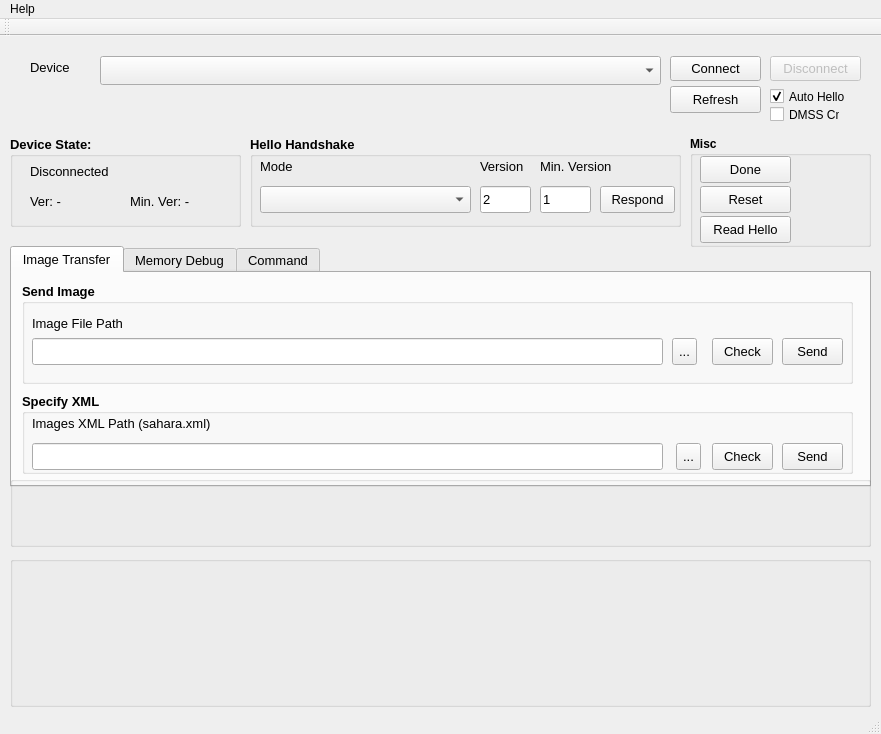
<?xml version="1.0" encoding="UTF-8"?>
<ui version="4.0">
 <class>SaharaWindow</class>
 <widget class="QMainWindow" name="SaharaWindow">
  <property name="geometry">
   <rect>
    <x>0</x>
    <y>0</y>
    <width>881</width>
    <height>734</height>
   </rect>
  </property>
  <property name="sizePolicy">
   <sizepolicy hsizetype="Preferred" vsizetype="Fixed">
    <horstretch>0</horstretch>
    <verstretch>0</verstretch>
   </sizepolicy>
  </property>
  <property name="minimumSize">
   <size>
    <width>881</width>
    <height>734</height>
   </size>
  </property>
  <property name="maximumSize">
   <size>
    <width>881</width>
    <height>734</height>
   </size>
  </property>
  <property name="windowTitle">
   <string>Sahara - OpenPST</string>
  </property>
  <widget class="QWidget" name="centralWidget">
   <widget class="QTabWidget" name="mainTabSet">
    <property name="enabled">
     <bool>true</bool>
    </property>
    <property name="geometry">
     <rect>
      <x>10</x>
      <y>210</y>
      <width>861</width>
      <height>241</height>
     </rect>
    </property>
    <property name="font">
     <font>
      <pointsize>10</pointsize>
     </font>
    </property>
    <property name="currentIndex">
     <number>0</number>
    </property>
    <property name="documentMode">
     <bool>false</bool>
    </property>
    <widget class="QWidget" name="tab">
     <attribute name="title">
      <string>Image Transfer</string>
     </attribute>
     <widget class="QGroupBox" name="sendImageGroupBox">
      <property name="geometry">
       <rect>
        <x>10</x>
        <y>10</y>
        <width>831</width>
        <height>101</height>
       </rect>
      </property>
      <property name="font">
       <font>
        <weight>75</weight>
        <bold>true</bold>
       </font>
      </property>
      <property name="title">
       <string>Send Image</string>
      </property>
      <widget class="QPushButton" name="sendImageButton">
       <property name="geometry">
        <rect>
         <x>760</x>
         <y>55</y>
         <width>61</width>
         <height>27</height>
        </rect>
       </property>
       <property name="font">
        <font>
         <pointsize>10</pointsize>
         <weight>50</weight>
         <bold>false</bold>
        </font>
       </property>
       <property name="text">
        <string>Send</string>
       </property>
      </widget>
      <widget class="QLineEdit" name="sendImageFileValue">
       <property name="geometry">
        <rect>
         <x>10</x>
         <y>55</y>
         <width>631</width>
         <height>27</height>
        </rect>
       </property>
       <property name="font">
        <font>
         <pointsize>10</pointsize>
         <weight>50</weight>
         <bold>false</bold>
        </font>
       </property>
      </widget>
      <widget class="QToolButton" name="sendImageFileBrowseButton">
       <property name="geometry">
        <rect>
         <x>650</x>
         <y>55</y>
         <width>25</width>
         <height>27</height>
        </rect>
       </property>
       <property name="font">
        <font>
         <pointsize>10</pointsize>
         <weight>50</weight>
         <bold>false</bold>
        </font>
       </property>
       <property name="text">
        <string>...</string>
       </property>
      </widget>
      <widget class="QPushButton" name="sendImageCheckButton">
       <property name="geometry">
        <rect>
         <x>690</x>
         <y>55</y>
         <width>61</width>
         <height>27</height>
        </rect>
       </property>
       <property name="font">
        <font>
         <pointsize>10</pointsize>
         <weight>50</weight>
         <bold>false</bold>
        </font>
       </property>
       <property name="text">
        <string>Check</string>
       </property>
      </widget>
      <widget class="QLabel" name="sendImageFileLabel">
       <property name="geometry">
        <rect>
         <x>10</x>
         <y>30</y>
         <width>121</width>
         <height>21</height>
        </rect>
       </property>
       <property name="font">
        <font>
         <weight>50</weight>
         <bold>false</bold>
        </font>
       </property>
       <property name="text">
        <string>Image File Path</string>
       </property>
      </widget>
     </widget>
     <widget class="QGroupBox" name="sendImageXmlGroupBox">
      <property name="geometry">
       <rect>
        <x>10</x>
        <y>120</y>
        <width>831</width>
        <height>81</height>
       </rect>
      </property>
      <property name="font">
       <font>
        <weight>75</weight>
        <bold>true</bold>
       </font>
      </property>
      <property name="acceptDrops">
       <bool>false</bool>
      </property>
      <property name="title">
       <string>Specify XML </string>
      </property>
      <widget class="QLineEdit" name="sendImageXmlPathValue">
       <property name="geometry">
        <rect>
         <x>10</x>
         <y>50</y>
         <width>631</width>
         <height>27</height>
        </rect>
       </property>
       <property name="font">
        <font>
         <pointsize>10</pointsize>
         <weight>50</weight>
         <bold>false</bold>
        </font>
       </property>
      </widget>
      <widget class="QToolButton" name="sendImageXmlBrowseButton">
       <property name="geometry">
        <rect>
         <x>654</x>
         <y>50</y>
         <width>25</width>
         <height>27</height>
        </rect>
       </property>
       <property name="font">
        <font>
         <pointsize>10</pointsize>
         <weight>50</weight>
         <bold>false</bold>
        </font>
       </property>
       <property name="text">
        <string>...</string>
       </property>
      </widget>
      <widget class="QPushButton" name="sendImageXmlCheckButton">
       <property name="geometry">
        <rect>
         <x>690</x>
         <y>50</y>
         <width>61</width>
         <height>27</height>
        </rect>
       </property>
       <property name="font">
        <font>
         <pointsize>10</pointsize>
         <weight>50</weight>
         <bold>false</bold>
        </font>
       </property>
       <property name="text">
        <string>Check</string>
       </property>
      </widget>
      <widget class="QLabel" name="sendImageFileLabel_2">
       <property name="geometry">
        <rect>
         <x>10</x>
         <y>20</y>
         <width>361</width>
         <height>21</height>
        </rect>
       </property>
       <property name="font">
        <font>
         <weight>50</weight>
         <bold>false</bold>
        </font>
       </property>
       <property name="text">
        <string>Images XML Path (sahara.xml)</string>
       </property>
      </widget>
      <widget class="QPushButton" name="sendImageXmlButton">
       <property name="geometry">
        <rect>
         <x>760</x>
         <y>50</y>
         <width>61</width>
         <height>27</height>
        </rect>
       </property>
       <property name="font">
        <font>
         <pointsize>10</pointsize>
         <weight>50</weight>
         <bold>false</bold>
        </font>
       </property>
       <property name="text">
        <string>Send</string>
       </property>
      </widget>
     </widget>
    </widget>
    <widget class="QWidget" name="saharaMemoryTab">
     <attribute name="title">
      <string>Memory Debug</string>
     </attribute>
     <widget class="QGroupBox" name="memoryReadGroupBox">
      <property name="geometry">
       <rect>
        <x>10</x>
        <y>10</y>
        <width>241</width>
        <height>191</height>
       </rect>
      </property>
      <property name="font">
       <font>
        <weight>75</weight>
        <bold>true</bold>
       </font>
      </property>
      <property name="title">
       <string>Memory Read</string>
      </property>
      <widget class="QLineEdit" name="memoryReadAddressValue">
       <property name="geometry">
        <rect>
         <x>80</x>
         <y>25</y>
         <width>140</width>
         <height>27</height>
        </rect>
       </property>
       <property name="font">
        <font>
         <weight>50</weight>
         <bold>false</bold>
        </font>
       </property>
       <property name="text">
        <string>0x00000000</string>
       </property>
      </widget>
      <widget class="QLabel" name="memoryReadAddressLabel">
       <property name="geometry">
        <rect>
         <x>10</x>
         <y>25</y>
         <width>71</width>
         <height>27</height>
        </rect>
       </property>
       <property name="font">
        <font>
         <weight>50</weight>
         <bold>false</bold>
        </font>
       </property>
       <property name="text">
        <string>Address</string>
       </property>
      </widget>
      <widget class="QLabel" name="memoryReadSizeLabel">
       <property name="geometry">
        <rect>
         <x>10</x>
         <y>60</y>
         <width>71</width>
         <height>27</height>
        </rect>
       </property>
       <property name="font">
        <font>
         <weight>50</weight>
         <bold>false</bold>
        </font>
       </property>
       <property name="text">
        <string>Size</string>
       </property>
      </widget>
      <widget class="QLineEdit" name="memoryReadSizeValue">
       <property name="geometry">
        <rect>
         <x>80</x>
         <y>60</y>
         <width>141</width>
         <height>27</height>
        </rect>
       </property>
       <property name="font">
        <font>
         <weight>50</weight>
         <bold>false</bold>
        </font>
       </property>
       <property name="text">
        <string>0</string>
       </property>
      </widget>
      <widget class="QPushButton" name="memoryReadButton">
       <property name="geometry">
        <rect>
         <x>130</x>
         <y>110</y>
         <width>71</width>
         <height>27</height>
        </rect>
       </property>
       <property name="font">
        <font>
         <weight>50</weight>
         <bold>false</bold>
        </font>
       </property>
       <property name="text">
        <string>Read</string>
       </property>
      </widget>
      <widget class="QCheckBox" name="memoryReadIs64bit">
       <property name="enabled">
        <bool>false</bool>
       </property>
       <property name="geometry">
        <rect>
         <x>30</x>
         <y>110</y>
         <width>71</width>
         <height>21</height>
        </rect>
       </property>
       <property name="font">
        <font>
         <weight>50</weight>
         <bold>false</bold>
        </font>
       </property>
       <property name="text">
        <string>64bit</string>
       </property>
      </widget>
     </widget>
     <widget class="QGroupBox" name="debugMemoryLocationsGroupBox">
      <property name="geometry">
       <rect>
        <x>260</x>
        <y>10</y>
        <width>591</width>
        <height>191</height>
       </rect>
      </property>
      <property name="font">
       <font>
        <weight>75</weight>
        <bold>true</bold>
       </font>
      </property>
      <property name="title">
       <string>Debug Memory Locations</string>
      </property>
      <widget class="QTableWidget" name="debugMemoryLocationsTable">
       <property name="enabled">
        <bool>true</bool>
       </property>
       <property name="geometry">
        <rect>
         <x>10</x>
         <y>20</y>
         <width>571</width>
         <height>161</height>
        </rect>
       </property>
       <property name="editTriggers">
        <set>QAbstractItemView::NoEditTriggers</set>
       </property>
       <property name="wordWrap">
        <bool>true</bool>
       </property>
       <attribute name="horizontalHeaderStretchLastSection">
        <bool>false</bool>
       </attribute>
       <attribute name="verticalHeaderHighlightSections">
        <bool>true</bool>
       </attribute>
       <attribute name="verticalHeaderShowSortIndicator" stdset="0">
        <bool>false</bool>
       </attribute>
       <attribute name="verticalHeaderStretchLastSection">
        <bool>false</bool>
       </attribute>
       <column>
        <property name="text">
         <string>Name</string>
        </property>
        <property name="toolTip">
         <string extracomment="The name of the memory segment"/>
        </property>
       </column>
       <column>
        <property name="text">
         <string>File Name</string>
        </property>
        <property name="toolTip">
         <string extracomment="The designated file name"/>
        </property>
       </column>
       <column>
        <property name="text">
         <string>Address</string>
        </property>
        <property name="toolTip">
         <string extracomment="The starting physical address in memory"/>
        </property>
       </column>
       <column>
        <property name="text">
         <string>Size</string>
        </property>
        <property name="toolTip">
         <string extracomment="The size of the memory segment"/>
        </property>
       </column>
      </widget>
     </widget>
    </widget>
    <widget class="QWidget" name="saharaCommandTab">
     <attribute name="title">
      <string>Command</string>
     </attribute>
     <widget class="QGroupBox" name="clientCommandGroupBox">
      <property name="geometry">
       <rect>
        <x>10</x>
        <y>10</y>
        <width>401</width>
        <height>91</height>
       </rect>
      </property>
      <property name="font">
       <font>
        <weight>75</weight>
        <bold>true</bold>
       </font>
      </property>
      <property name="title">
       <string>Command</string>
      </property>
      <widget class="QComboBox" name="clientCommandValue">
       <property name="enabled">
        <bool>true</bool>
       </property>
       <property name="geometry">
        <rect>
         <x>10</x>
         <y>40</y>
         <width>291</width>
         <height>27</height>
        </rect>
       </property>
       <property name="font">
        <font>
         <pointsize>10</pointsize>
         <weight>50</weight>
         <bold>false</bold>
        </font>
       </property>
       <property name="editable">
        <bool>false</bool>
       </property>
      </widget>
      <widget class="QPushButton" name="clientCommandButton">
       <property name="geometry">
        <rect>
         <x>310</x>
         <y>40</y>
         <width>81</width>
         <height>27</height>
        </rect>
       </property>
       <property name="font">
        <font>
         <pointsize>10</pointsize>
         <weight>50</weight>
         <bold>false</bold>
        </font>
       </property>
       <property name="text">
        <string>Send</string>
       </property>
      </widget>
     </widget>
     <widget class="QGroupBox" name="clientCommandGroupBox_2">
      <property name="geometry">
       <rect>
        <x>420</x>
        <y>10</y>
        <width>421</width>
        <height>91</height>
       </rect>
      </property>
      <property name="font">
       <font>
        <weight>75</weight>
        <bold>true</bold>
       </font>
      </property>
      <property name="title">
       <string>Switch Mode</string>
      </property>
      <widget class="QPushButton" name="switchModeButton">
       <property name="geometry">
        <rect>
         <x>310</x>
         <y>40</y>
         <width>101</width>
         <height>27</height>
        </rect>
       </property>
       <property name="font">
        <font>
         <pointsize>10</pointsize>
         <weight>50</weight>
         <bold>false</bold>
        </font>
       </property>
       <property name="text">
        <string>Switch Mode</string>
       </property>
      </widget>
      <widget class="QComboBox" name="switchModeValue">
       <property name="enabled">
        <bool>true</bool>
       </property>
       <property name="geometry">
        <rect>
         <x>10</x>
         <y>40</y>
         <width>291</width>
         <height>27</height>
        </rect>
       </property>
       <property name="font">
        <font>
         <pointsize>10</pointsize>
         <weight>50</weight>
         <bold>false</bold>
        </font>
       </property>
       <property name="editable">
        <bool>false</bool>
       </property>
      </widget>
     </widget>
    </widget>
   </widget>
   <widget class="QWidget" name="deviceContainer" native="true">
    <property name="geometry">
     <rect>
      <x>10</x>
      <y>10</y>
      <width>861</width>
      <height>75</height>
     </rect>
    </property>
    <widget class="QPushButton" name="portDisconnectButton">
     <property name="enabled">
      <bool>false</bool>
     </property>
     <property name="geometry">
      <rect>
       <x>760</x>
       <y>10</y>
       <width>91</width>
       <height>25</height>
      </rect>
     </property>
     <property name="font">
      <font>
       <pointsize>10</pointsize>
      </font>
     </property>
     <property name="text">
      <string>Disconnect</string>
     </property>
    </widget>
    <widget class="QPushButton" name="portRefreshButton">
     <property name="geometry">
      <rect>
       <x>660</x>
       <y>40</y>
       <width>91</width>
       <height>27</height>
      </rect>
     </property>
     <property name="font">
      <font>
       <pointsize>10</pointsize>
      </font>
     </property>
     <property name="text">
      <string>Refresh</string>
     </property>
    </widget>
    <widget class="QPushButton" name="portConnectButton">
     <property name="geometry">
      <rect>
       <x>660</x>
       <y>10</y>
       <width>91</width>
       <height>25</height>
      </rect>
     </property>
     <property name="font">
      <font>
       <pointsize>10</pointsize>
      </font>
     </property>
     <property name="text">
      <string>Connect</string>
     </property>
    </widget>
    <widget class="QComboBox" name="portList">
     <property name="geometry">
      <rect>
       <x>90</x>
       <y>10</y>
       <width>561</width>
       <height>29</height>
      </rect>
     </property>
     <property name="font">
      <font>
       <pointsize>10</pointsize>
      </font>
     </property>
     <property name="editable">
      <bool>false</bool>
     </property>
    </widget>
    <widget class="QLabel" name="portListLabel">
     <property name="geometry">
      <rect>
       <x>20</x>
       <y>6</y>
       <width>64</width>
       <height>31</height>
      </rect>
     </property>
     <property name="font">
      <font>
       <pointsize>10</pointsize>
      </font>
     </property>
     <property name="text">
      <string>Device</string>
     </property>
    </widget>
    <widget class="QCheckBox" name="autoHelloCheckbox">
     <property name="geometry">
      <rect>
       <x>760</x>
       <y>40</y>
       <width>91</width>
       <height>21</height>
      </rect>
     </property>
     <property name="text">
      <string>Auto Hello</string>
     </property>
     <property name="checked">
      <bool>true</bool>
     </property>
    </widget>
    <widget class="QCheckBox" name="DMSScheckBox">
     <property name="geometry">
      <rect>
       <x>760</x>
       <y>60</y>
       <width>70</width>
       <height>17</height>
      </rect>
     </property>
     <property name="text">
      <string>DMSS Cmd</string>
     </property>
    </widget>
   </widget>
   <widget class="QGroupBox" name="miscGroupBox">
    <property name="geometry">
     <rect>
      <x>690</x>
      <y>100</y>
      <width>181</width>
      <height>111</height>
     </rect>
    </property>
    <property name="font">
     <font>
      <weight>75</weight>
      <bold>true</bold>
     </font>
    </property>
    <property name="title">
     <string>Misc</string>
    </property>
    <widget class="QPushButton" name="resetButton">
     <property name="geometry">
      <rect>
       <x>10</x>
       <y>50</y>
       <width>91</width>
       <height>27</height>
      </rect>
     </property>
     <property name="font">
      <font>
       <pointsize>10</pointsize>
       <weight>50</weight>
       <bold>false</bold>
      </font>
     </property>
     <property name="text">
      <string>Reset</string>
     </property>
    </widget>
    <widget class="QPushButton" name="doneButton">
     <property name="geometry">
      <rect>
       <x>10</x>
       <y>20</y>
       <width>91</width>
       <height>27</height>
      </rect>
     </property>
     <property name="font">
      <font>
       <pointsize>10</pointsize>
       <weight>50</weight>
       <bold>false</bold>
      </font>
     </property>
     <property name="text">
      <string>Done</string>
     </property>
    </widget>
    <widget class="QPushButton" name="readHelloButton">
     <property name="geometry">
      <rect>
       <x>10</x>
       <y>80</y>
       <width>91</width>
       <height>27</height>
      </rect>
     </property>
     <property name="font">
      <font>
       <pointsize>10</pointsize>
       <weight>50</weight>
       <bold>false</bold>
      </font>
     </property>
     <property name="text">
      <string>Read Hello</string>
     </property>
    </widget>
   </widget>
   <widget class="QGroupBox" name="helloGroupBox">
    <property name="geometry">
     <rect>
      <x>250</x>
      <y>100</y>
      <width>431</width>
      <height>91</height>
     </rect>
    </property>
    <property name="font">
     <font>
      <pointsize>10</pointsize>
      <weight>75</weight>
      <bold>true</bold>
     </font>
    </property>
    <property name="styleSheet">
     <string notr="true"/>
    </property>
    <property name="title">
     <string>Hello Handshake</string>
    </property>
    <widget class="QPushButton" name="writeHelloButton">
     <property name="geometry">
      <rect>
       <x>350</x>
       <y>50</y>
       <width>75</width>
       <height>27</height>
      </rect>
     </property>
     <property name="font">
      <font>
       <pointsize>10</pointsize>
       <weight>50</weight>
       <bold>false</bold>
      </font>
     </property>
     <property name="text">
      <string>Respond</string>
     </property>
    </widget>
    <widget class="QLabel" name="writeHelloMinimumVersionLabel">
     <property name="geometry">
      <rect>
       <x>290</x>
       <y>20</y>
       <width>101</width>
       <height>20</height>
      </rect>
     </property>
     <property name="font">
      <font>
       <weight>50</weight>
       <bold>false</bold>
      </font>
     </property>
     <property name="text">
      <string>Min. Version</string>
     </property>
    </widget>
    <widget class="QLineEdit" name="writeHelloVersionValue">
     <property name="geometry">
      <rect>
       <x>230</x>
       <y>50</y>
       <width>51</width>
       <height>27</height>
      </rect>
     </property>
     <property name="font">
      <font>
       <weight>50</weight>
       <bold>false</bold>
      </font>
     </property>
     <property name="text">
      <string>2</string>
     </property>
    </widget>
    <widget class="QLineEdit" name="writeHelloMinimumVersionValue">
     <property name="geometry">
      <rect>
       <x>290</x>
       <y>50</y>
       <width>51</width>
       <height>27</height>
      </rect>
     </property>
     <property name="font">
      <font>
       <weight>50</weight>
       <bold>false</bold>
      </font>
     </property>
     <property name="text">
      <string>1</string>
     </property>
    </widget>
    <widget class="QComboBox" name="writeHelloSwitchModeValue">
     <property name="geometry">
      <rect>
       <x>10</x>
       <y>50</y>
       <width>211</width>
       <height>27</height>
      </rect>
     </property>
     <property name="font">
      <font>
       <pointsize>10</pointsize>
       <weight>50</weight>
       <bold>false</bold>
      </font>
     </property>
     <property name="editable">
      <bool>false</bool>
     </property>
    </widget>
    <widget class="QLabel" name="writeHelloVersionLabel">
     <property name="geometry">
      <rect>
       <x>230</x>
       <y>20</y>
       <width>51</width>
       <height>20</height>
      </rect>
     </property>
     <property name="font">
      <font>
       <weight>50</weight>
       <bold>false</bold>
      </font>
     </property>
     <property name="text">
      <string>Version</string>
     </property>
    </widget>
    <widget class="QLabel" name="writeHelloModeLabel">
     <property name="geometry">
      <rect>
       <x>10</x>
       <y>20</y>
       <width>47</width>
       <height>20</height>
      </rect>
     </property>
     <property name="font">
      <font>
       <weight>50</weight>
       <bold>false</bold>
      </font>
     </property>
     <property name="text">
      <string>Mode</string>
     </property>
    </widget>
   </widget>
   <widget class="QGroupBox" name="deviceStateGroupBox">
    <property name="geometry">
     <rect>
      <x>10</x>
      <y>100</y>
      <width>231</width>
      <height>91</height>
     </rect>
    </property>
    <property name="font">
     <font>
      <pointsize>10</pointsize>
      <weight>75</weight>
      <bold>true</bold>
     </font>
    </property>
    <property name="title">
     <string>Device State:</string>
    </property>
    <widget class="QLabel" name="deviceStateText">
     <property name="geometry">
      <rect>
       <x>20</x>
       <y>20</y>
       <width>201</width>
       <height>31</height>
      </rect>
     </property>
     <property name="font">
      <font>
       <pointsize>10</pointsize>
       <weight>50</weight>
       <bold>false</bold>
      </font>
     </property>
     <property name="text">
      <string>Disconnected</string>
     </property>
    </widget>
    <widget class="QLabel" name="deviceVersionText">
     <property name="geometry">
      <rect>
       <x>20</x>
       <y>50</y>
       <width>91</width>
       <height>31</height>
      </rect>
     </property>
     <property name="font">
      <font>
       <pointsize>10</pointsize>
       <weight>50</weight>
       <bold>false</bold>
      </font>
     </property>
     <property name="text">
      <string>Ver: -</string>
     </property>
    </widget>
    <widget class="QLabel" name="deviceMinVersionText">
     <property name="geometry">
      <rect>
       <x>120</x>
       <y>50</y>
       <width>101</width>
       <height>31</height>
      </rect>
     </property>
     <property name="font">
      <font>
       <pointsize>10</pointsize>
       <weight>50</weight>
       <bold>false</bold>
      </font>
     </property>
     <property name="text">
      <string>Min. Ver: -</string>
     </property>
    </widget>
   </widget>
   <widget class="OpenPST::GUI::ProgressGroupWidget" name="progressGroupBox">
    <property name="geometry">
     <rect>
      <x>10</x>
      <y>440</y>
      <width>861</width>
      <height>71</height>
     </rect>
    </property>
    <property name="title">
     <string/>
    </property>
   </widget>
   <widget class="OpenPST::GUI::LogWidget" name="logWidget">
    <property name="geometry">
     <rect>
      <x>10</x>
      <y>520</y>
      <width>861</width>
      <height>151</height>
     </rect>
    </property>
    <property name="title">
     <string/>
    </property>
   </widget>
   <zorder>deviceContainer</zorder>
   <zorder>mainTabSet</zorder>
   <zorder>miscGroupBox</zorder>
   <zorder>helloGroupBox</zorder>
   <zorder>deviceStateGroupBox</zorder>
   <zorder>progressGroupBox</zorder>
   <zorder>logWidget</zorder>
  </widget>
  <widget class="QMenuBar" name="menuBar">
   <property name="geometry">
    <rect>
     <x>0</x>
     <y>0</y>
     <width>881</width>
     <height>21</height>
    </rect>
   </property>
   <widget class="QMenu" name="menuHelp">
    <property name="title">
     <string>Help</string>
    </property>
    <addaction name="actionAbout"/>
   </widget>
   <addaction name="menuHelp"/>
  </widget>
  <widget class="QToolBar" name="mainToolBar">
   <attribute name="toolBarArea">
    <enum>TopToolBarArea</enum>
   </attribute>
   <attribute name="toolBarBreak">
    <bool>false</bool>
   </attribute>
  </widget>
  <widget class="QStatusBar" name="statusBar"/>
  <action name="actionTest">
   <property name="text">
    <string>test</string>
   </property>
  </action>
  <action name="actionAbout">
   <property name="text">
    <string>About</string>
   </property>
  </action>
  <action name="actionClose">
   <property name="text">
    <string>Close</string>
   </property>
  </action>
 </widget>
 <layoutdefault spacing="6" margin="11"/>
 <customwidgets>
  <customwidget>
   <class>OpenPST::GUI::ProgressGroupWidget</class>
   <extends>QGroupBox</extends>
   <header>widget/progress_group_widget.h</header>
   <container>1</container>
  </customwidget>
  <customwidget>
   <class>OpenPST::GUI::LogWidget</class>
   <extends>QGroupBox</extends>
   <header>widget/log_widget.h</header>
   <container>1</container>
  </customwidget>
 </customwidgets>
 <resources/>
 <connections/>
</ui>
